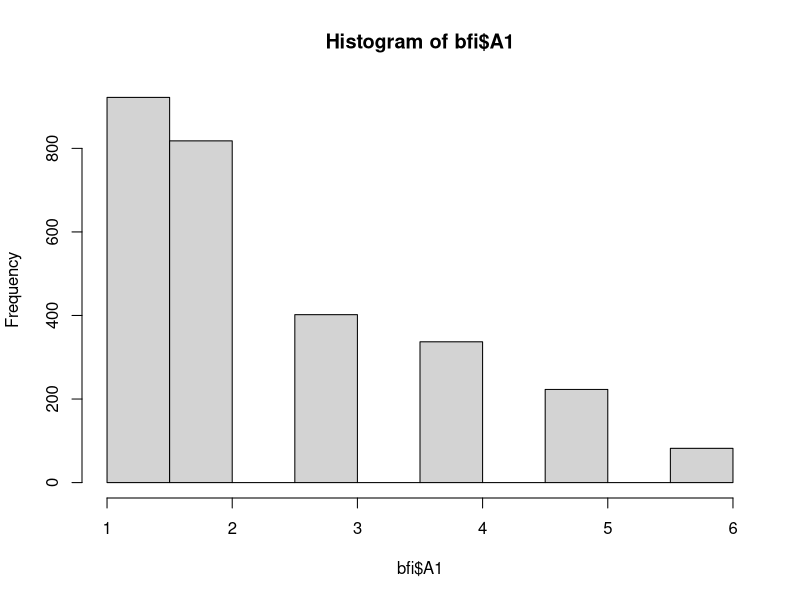
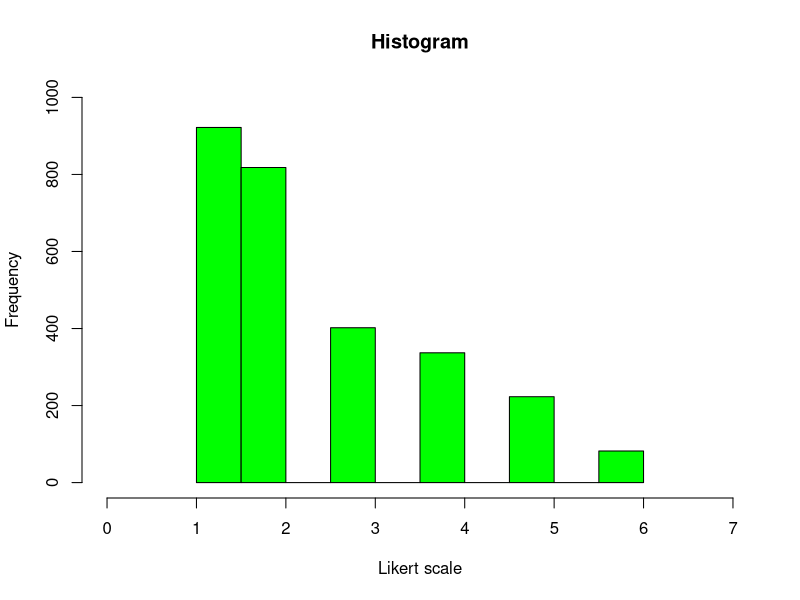
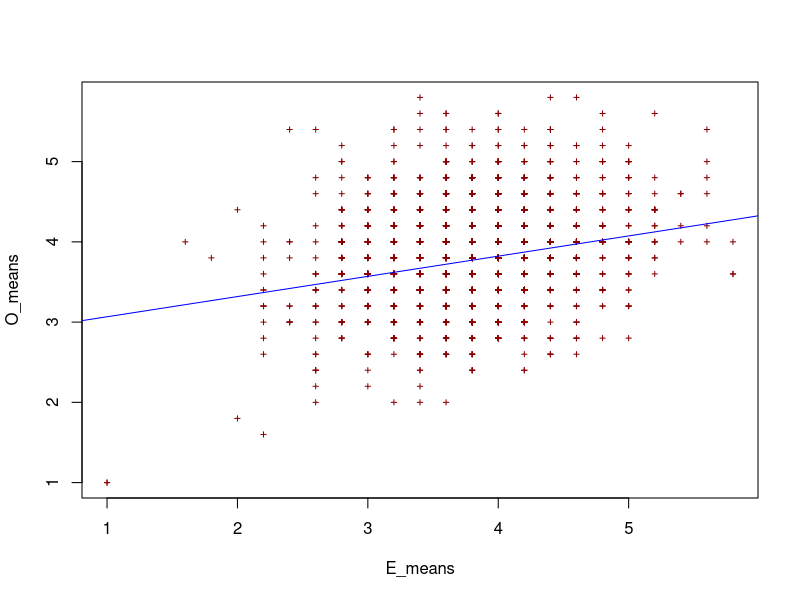
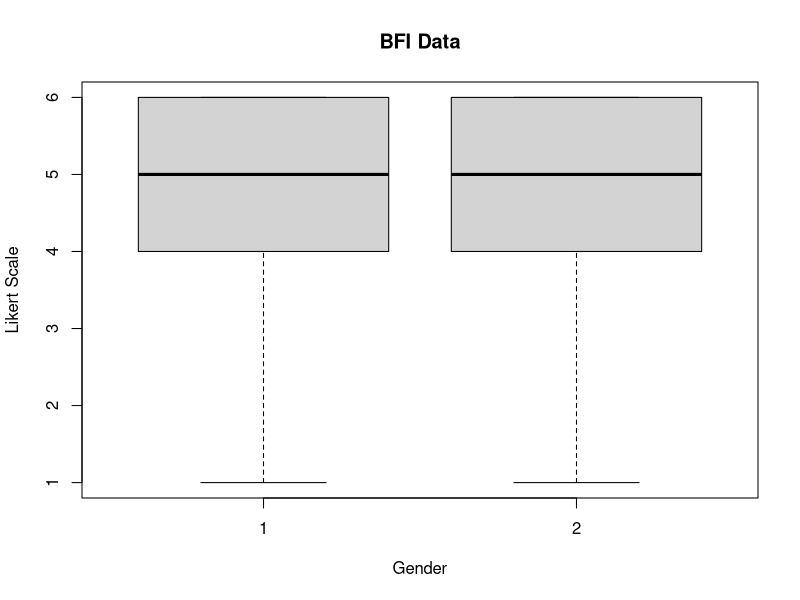
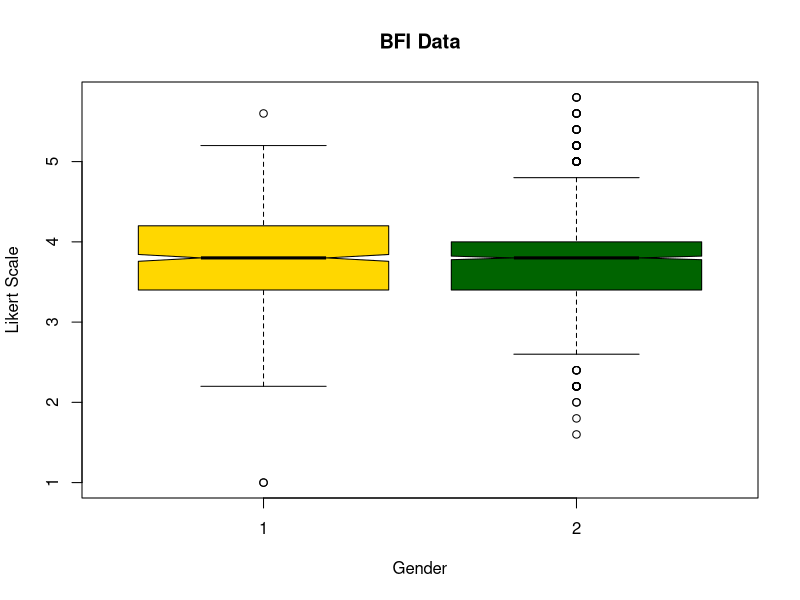

Generate these figures, in order, with R:
## ---- chunk 1
knitr::opts_chunk$set(echo = TRUE)
## ---- chunk 2
require(psych)
data(bfi)
## ---- chunk 3
hist(bfi$A1)
## ---- chunk 4
r <- hist(bfi$A1,  
          main= "Histogram",     # title
          xlab="Likert scale",   # x-axis label
          ylab="Frequency",      # y-axis label
          col='green',           # colour of bins
          ylim=c(0,1000),        # y-axis limits
          xlim=c(0,7))           # x-axis limits
## ---- chunk 5
names(bfi) #names
E <- bfi[,11:15] #Extraversion
O <- bfi[,21:25] #Openness

E_means <- rowMeans(E) # mean score of each person for extraversion
O_means <- rowMeans(O) # mean score of each person for openness
## ---- chunk 6
plot(x = E_means,  
     y = O_means,
     pch= 3,         # the design of the points 
     cex = 0.5,      # size of the points
     col="dark red") # the colour of the points 

abline(lm(E_means~O_means), col="blue") # adds a regression line (y~x), aka the best fit line. The abline draws the best fit line. The best fit line is derived from using the lm(), which is the linear regression function. Using just the lm function will give you the beta estimates and the significance of the relationship between the IVs and DVs. 
## ---- chunk 7
boxplot(A4~gender,           # variable ~ group
        data=bfi,            # dataset
        main="BFI Data",     # title
        xlab="Gender",       # x-axis label
        ylab="Likert Scale") # y-axis label


## ---- chunk 8
E <- bfi[,11:15] #Extraversion items
E_means <- rowMeans(E) # mean score of each person for extraversion
bfi$E_Means <- E_means #Put it into a new column in the dataset

boxplot(E_Means ~gender,             # variable ~ group
        col=(c("gold","darkgreen")), # colour between boxplots
        data=bfi,                    # dataset
        main="BFI Data",             # title
        xlab="Gender",               # x-axis label
        ylab="Likert Scale",         # y-axis label
        notch=TRUE)                  # include notch

